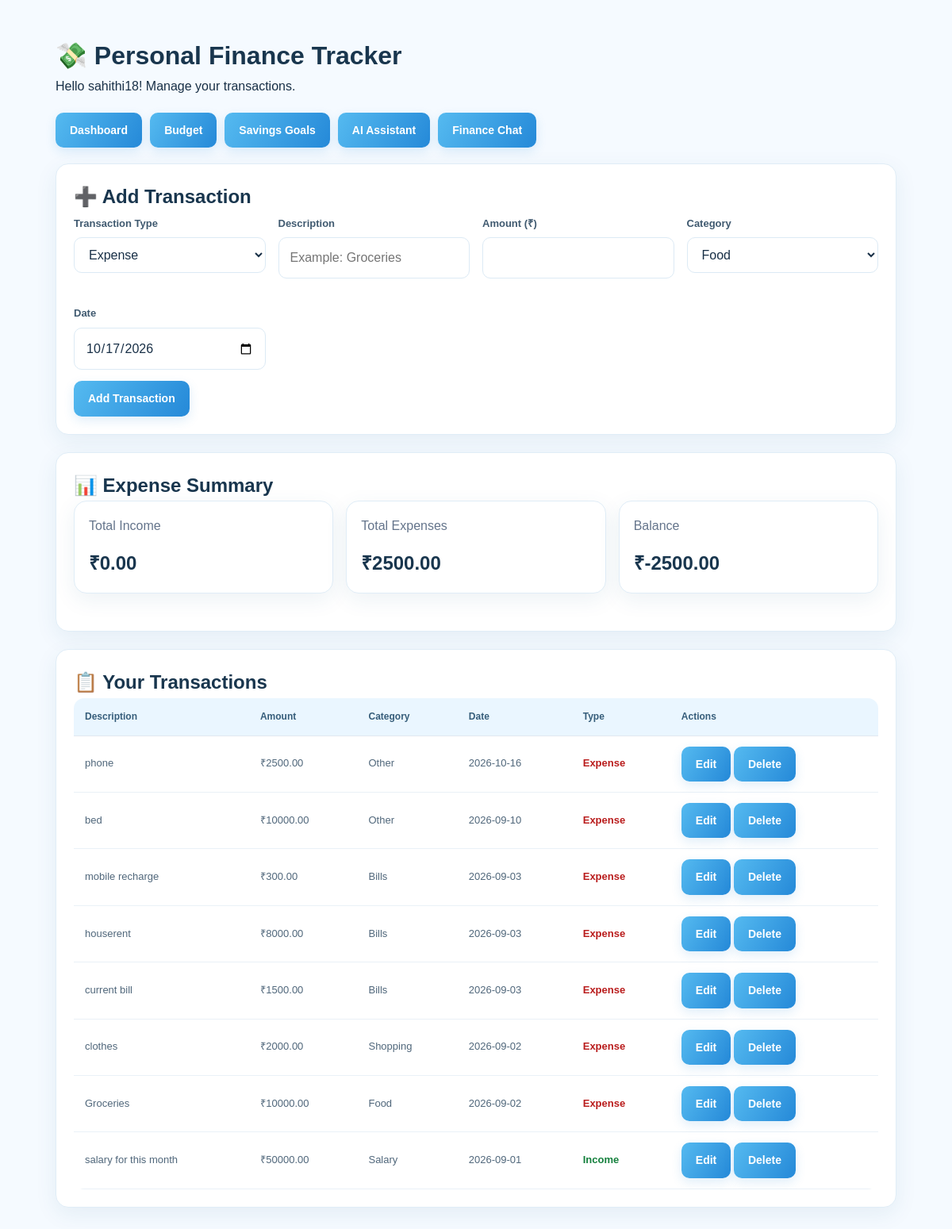
The page /expenses (signed in) on the database its author committed.
### tables this page shows
CREATE TABLE lakshita_transactions (
            id INTEGER PRIMARY KEY AUTOINCREMENT,
            user_id INTEGER NOT NULL,
            kind TEXT NOT NULL DEFAULT 'expense',
            amount REAL NOT NULL,
            category TEXT NOT NULL,
            description TEXT DEFAULT '',
            transaction_date TEXT NOT NULL, "type" TEXT NOT NULL DEFAULT 'expense', created_at TEXT,
            FOREIGN KEY(user_id) REFERENCES lakshita_users(id)
        );

### app.py (the view, shortened to what this page needs)
@app.route("/expenses", methods=["GET", "POST"])
@login_required
def expenses():
    user_id = current_user_id()
    start, end, _ = get_month_range(0)
    total_income, total_expenses = get_totals(
        user_id, start, end
    )
    conn = get_db()
    try:
        transactions = conn.execute("""
            SELECT *
            FROM lakshita_transactions
            WHERE user_id = ?
            ORDER BY transaction_date DESC, id DESC
        """, (user_id,)).fetchall()
    finally:
        conn.close()
    return render_template(
        "expenses.html",
        username=session.get("username"),
        transactions=transactions,
        expenses=transactions,
        total_income=total_income,
        total_expenses=total_expenses,
        today=date.today().isoformat()
    )

### app.py (called while the page is built)
def get_db():
    conn = sqlite3.connect(
        DATABASE,
        timeout=30
    )
    conn.row_factory = sqlite3.Row
    conn.execute("PRAGMA busy_timeout = 30000")
    return conn

def login_required(view):
    @wraps(view)
    def wrapped(*args, **kwargs):
        if "user_id" not in session:
            flash("Please login first.", "error")
            return redirect(url_for("login"))
        return view(*args, **kwargs)
    return wrapped

def current_user_id():
    return session.get("user_id")

def get_month_range(month_offset=0):
    today = date.today()
    month_index = today.month - 1 + month_offset
    year = today.year + month_index // 12
    month = month_index % 12 + 1
    start = date(year, month, 1)
    end_day = calendar.monthrange(year, month)[1]
    end = date(year, month, end_day)
    return (
        start.isoformat(),
        end.isoformat(),
        f"{year}-{month:02d}"
    )

def get_totals(user_id, start_date=None, end_date=None):
    conn = get_db()
    try:
        query = """
            SELECT
                COALESCE(SUM(
                    CASE WHEN LOWER(kind) = 'income'
                    THEN amount ELSE 0 END
                ), 0) AS income,

                COALESCE(SUM(
                    CASE WHEN LOWER(kind) = 'expense'
                    THEN amount ELSE 0 END
                ), 0) AS expenses

            FROM lakshita_transactions
            WHERE user_id = ?
        """
        params = [user_id]
        if start_date and end_date:
            query += """
                AND transaction_date BETWEEN ? AND ?
            """
            params.extend([start_date, end_date])
        row = conn.execute(query, params).fetchone()
        return float(row["income"]), float(row["expenses"])
    finally:
        conn.close()

### templates/expenses.html (shortened to what this page needs)
<!DOCTYPE html>
<html lang="en">
<head>
    <link rel="stylesheet" href="{{ url_for('static', filename='style.css') }}">
</head>
<body>
    <div class="page">
        <h1>💸 Personal Finance Tracker</h1>
        <p>Hello {{ username|default('User') }}! Manage your transactions.</p>
        <nav class="navigation">
            <a class="btn secondary" href="{{ url_for('dashboard') }}">Dashboard</a>
            <a class="btn secondary" href="{{ url_for('budget') }}">Budget</a>
            <a class="btn secondary" href="{{ url_for('goals') }}">Savings Goals</a>
            <a class="btn secondary" href="{{ url_for('assistant') }}">AI Assistant</a>
            <a class="btn secondary" href="{{ url_for('chat') }}">Finance Chat</a>
        </nav>
        <div class="card">
            <h2>➕ Add Transaction</h2>
            <form method="POST" action="{{ url_for('expenses') }}">
                <div class="form-grid">
                    <div>
                        <label for="kind">Transaction Type</label>
                        <select id="kind" name="kind" required>
                            <option value="expense">Expense</option>
                        </select>
                    </div>
                    <div>
                        <label for="description">Description</label>
                        <input id="description" name="description" placeholder="Example: Groceries" required>
                    </div>
                    <div>
                        <label for="amount">Amount (₹)</label>
                        <input id="amount" name="amount" type="number" min="0.01" step="0.01" required>
                    </div>
                    <div>
                        <label for="category">Category</label>
                        <select id="category" name="category" required>
                            <option value="Food">Food</option>
                        </select>
                    </div>
                    <div>
                        <label for="transaction_date">Date</label>
                        <input id="transaction_date" name="transaction_date" type="date" value="{{ today|default('') }}"
                            required>
                    </div>
                </div>
                <button type="submit">Add Transaction</button>
            </form>
        </div>
        <div class="card">
            <h2>📊 Expense Summary</h2>
            <div class="summary-grid">
                <div class="summary-card">
                    <p>Total Income</p>
                    <h2 class="income">
                        ₹{{ "%.2f"|format(total_income|default(0)|float) }}
                    </h2>
                </div>
                <div class="summary-card">
                    <p>Total Expenses</p>
                    <h2 class="expense">
                        ₹{{ "%.2f"|format(total_expenses|default(0)|float) }}
                    </h2>
                </div>
                <div class="summary-card">
                    <p>Balance</p>
                    <h2>
                        ₹{{ "%.2f"|format((total_income|default(0)|float) - (total_expenses|default(0)|float)) }}
                    </h2>
                </div>
            </div>
        </div>
        <div class="card">
            <h2>📋 Your Transactions</h2>
            {% set rows = transactions|default(expenses|default([])) %}
            {% if rows %}
            <div class="table-wrap">
                <table>
                    <thead>
                        <tr>
                            <th>Description</th>
                            <th>Amount</th>
                            <th>Category</th>
                            <th>Date</th>
                            <th>Type</th>
                            <th>Actions</th>
                        </tr>
                    </thead>
                    <tbody>
                        {% for item in rows %}
                        <tr>
                            <td>{{ item['description'] or '' }}</td>
                            <td>₹{{ "%.2f"|format(item['amount']|float) }}</td>
                            <td>{{ item['category'] }}</td>
                            <td>{{ item['transaction_date'] }}</td>
                            <td>
                                {% if item['kind']|lower == 'income' %}
                                <span class="income">Income</span>
                                {% else %}
                                <span class="expense">Expense</span>
                                {% endif %}
                            </td>
                            <td>
                                <a class="btn secondary"
                                    href="{{ url_for('edit_expense', transaction_id=item['id']) }}">
                                    Edit
                                </a>
                                <form method="POST" action="{{ url_for('delete_expense', transaction_id=item['id']) }}"
                                    style="display:inline" onsubmit="return confirm('Delete this transaction?');">
                                    <button class="delete-btn" type="submit">
                                        Delete
                                    </button>
                                </form>
                            </td>
                        </tr>
                        {% endfor %}
                    </tbody>
                </table>
            </div>
            {% else %}
            <p>No transactions added yet. Add your first transaction above.</p>
            {% endif %}
        </div>
    </div>
</body>
</html>

### static/style.css (style rules this page uses)
:root { --primary: #2589d8; --primary-dark: #1269b0; --sky: #eaf6ff; --background: #f5faff; --white: #ffffff; --text: #193047; --muted: #718397; --border: #dceaf5; --shadow: 0 8px 28px rgba(29, 89, 132, 0.08); }
* { box-sizing: border-box; }
html { scroll-behavior: smooth; }
body { margin: 0; font-family: "Segoe UI", Arial, sans-serif; color: var(--text); background: var(--background); line-height: 1.6; }
a { color: var(--primary); text-decoration: none; }
button, input, select, textarea { font: inherit; }
body:not(.landing-page) { background: #f5faff; color: #193047; }
body:not(.landing-page) h1, body:not(.landing-page) h2, body:not(.landing-page) h3 { color: #19364e; }
body:not(.landing-page) input, body:not(.landing-page) select, body:not(.landing-page) textarea { width: 100%; padding: 12px 14px; border: 1px solid #dceaf5; border-radius: 10px; background: white; color: #193047; outline: none; }
body:not(.landing-page) label { display: inline-block; margin-bottom: 7px; color: #405a70; font-size: 13px; font-weight: 600; }
body:not(.landing-page) button, body:not(.landing-page) input[type="submit"], body:not(.landing-page) .btn, body:not(.landing-page) .button { padding: 11px 18px; border: none; border-radius: 10px; color: white; background: linear-gradient(120deg, #55baf0, #2589d8); font-weight: bold; box-shadow: 0 5px 14px rgba(37, 137, 216, 0.14); transition: 0.2s ease; }
body:not(.landing-page) table { width: 100%; border-collapse: collapse; background: white; border-radius: 13px; overflow: hidden; }
body:not(.landing-page) th { padding: 14px; color: #365d7a; background: #eaf6ff; font-size: 12px; text-align: left; }
body:not(.landing-page) td { padding: 13px 14px; border-bottom: 1px solid #eaf1f7; color: #50677b; font-size: 13px; }
body:not(.landing-page) .card, body:not(.landing-page) .stat-card, body:not(.landing-page) .summary-card, body:not(.landing-page) .expense-card, body:not(.landing-page) .goal-card, body:not(.landing-page) .budget-card { border: 1px solid #e0edf7; border-radius: 16px; background: white; box-shadow: var(--shadow); }
* { margin: 0; padding: 0; box-sizing: border-box; }
body { font-family: Arial, sans-serif; background: #f1f5f9; color: #1e293b; }
.summary-grid { display: grid; grid-template-columns: repeat(3, minmax(0, 1fr)); gap: 20px; margin-bottom: 25px; }
.summary-card { background: white; padding: 22px; border-radius: 14px; box-shadow: 0 3px 12px rgba(0, 0, 0, 0.05); }
.summary-card p { color: #64748b; margin-bottom: 15px; }

### templates/expenses.html (style rules this page uses)
* { box-sizing: border-box; }
body { margin: 0; font-family: Arial, sans-serif; background: #f1f5f9; color: #1e293b; }
.page { max-width: 1100px; margin: 25px auto; padding: 20px; }
.card { background: white; padding: 22px; border-radius: 12px; margin-bottom: 22px; box-shadow: 0 3px 12px #00000010; }
.navigation { display: flex; gap: 10px; flex-wrap: wrap; margin: 20px 0; }
.btn, button { display: inline-block; padding: 10px 15px; border: none; border-radius: 7px; background: #16834a; color: white; text-decoration: none; cursor: pointer; font-size: 14px; }
.secondary { background: #334155; }
.delete-btn { background: #b91c1c; }
.form-grid, .summary-grid { display: grid; grid-template-columns: repeat(auto-fit, minmax(200px, 1fr)); gap: 16px; }
label { display: block; margin-bottom: 7px; font-weight: 600; }
input, select { width: 100%; padding: 11px; border: 1px solid #cbd5e1; border-radius: 7px; margin-bottom: 14px; }
.summary-card { padding: 18px; background: #f8fafc; border: 1px solid #e2e8f0; border-radius: 10px; }
.income { color: #15803d; font-weight: bold; }
.expense { color: #b91c1c; font-weight: bold; }
.table-wrap { overflow-x: auto; }
table { width: 100%; min-width: 650px; border-collapse: collapse; }
th, td { padding: 12px; text-align: left; border-bottom: 1px solid #e2e8f0; }
th { background: #f8fafc; }

### rows shown on the page
lakshita_transactions: description "phone", amount "2500.00", category "Other", transaction_date "2026-10-16", kind "Expense"
lakshita_transactions: description "bed", amount "10000.00", category "Other", transaction_date "2026-09-10", kind "Expense"
lakshita_transactions: description "mobile recharge", amount "300.00", category "Bills", transaction_date "2026-09-03", kind "Expense"
lakshita_transactions: description "houserent", amount "8000.00", category "Bills", transaction_date "2026-09-03", kind "Expense"
lakshita_transactions: description "current bill", amount "1500.00", category "Bills", transaction_date "2026-09-03", kind "Expense"
lakshita_transactions: description "clothes", amount "2000.00", category "Shopping", transaction_date "2026-09-02", kind "Expense"
lakshita_transactions: description "Groceries", amount "10000.00", category "Food", transaction_date "2026-09-02", kind "Expense"
lakshita_transactions: description "salary for this month", amount "50000.00", category "Salary", transaction_date "2026-09-01", kind "Income"

### other values the page prints
{{ username|default('User') }} "sahithi18"
{{ "%.2f"|format(total_income|default(0)|float) }} "0.00"
{{ "%.2f"|format(total_expenses|default(0)|float) }} "2500.00"
